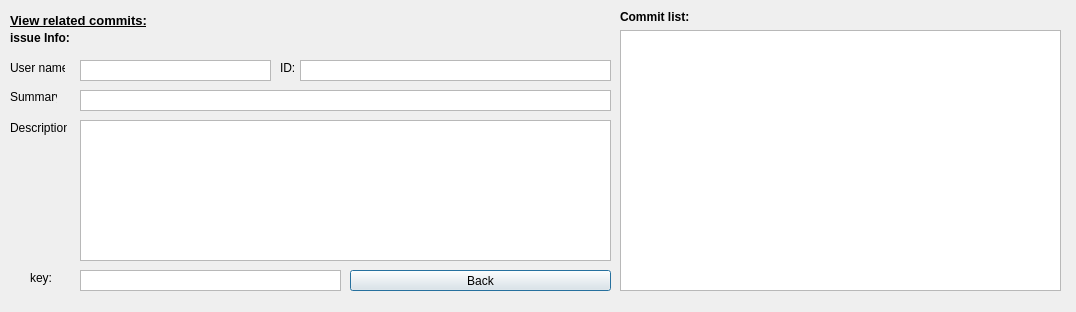
<?xml version="1.0" encoding="UTF-8"?>
<ui version="4.0">
 <class>ShowCommit</class>
 <widget class="QDialog" name="ShowCommit">
  <property name="geometry">
   <rect>
    <x>0</x>
    <y>0</y>
    <width>1076</width>
    <height>312</height>
   </rect>
  </property>
  <property name="windowTitle">
   <string>Dialog</string>
  </property>
  <widget class="QLabel" name="label">
   <property name="geometry">
    <rect>
     <x>10</x>
     <y>0</y>
     <width>161</width>
     <height>41</height>
    </rect>
   </property>
   <property name="font">
    <font>
     <pointsize>10</pointsize>
     <weight>75</weight>
     <bold>true</bold>
     <underline>true</underline>
    </font>
   </property>
   <property name="text">
    <string>View related commits:</string>
   </property>
  </widget>
  <widget class="QPushButton" name="Back">
   <property name="geometry">
    <rect>
     <x>350</x>
     <y>270</y>
     <width>261</width>
     <height>21</height>
    </rect>
   </property>
   <property name="text">
    <string>Back</string>
   </property>
  </widget>
  <widget class="QWidget" name="layoutWidget">
   <property name="geometry">
    <rect>
     <x>620</x>
     <y>10</y>
     <width>441</width>
     <height>281</height>
    </rect>
   </property>
   <layout class="QVBoxLayout" name="verticalLayout">
    <item>
     <widget class="QLabel" name="label_2">
      <property name="font">
       <font>
        <weight>75</weight>
        <bold>true</bold>
       </font>
      </property>
      <property name="text">
       <string>Commit list:</string>
      </property>
     </widget>
    </item>
    <item>
     <widget class="QListWidget" name="commitList"/>
    </item>
   </layout>
  </widget>
  <widget class="QListWidget" name="summary">
   <property name="geometry">
    <rect>
     <x>80</x>
     <y>90</y>
     <width>531</width>
     <height>21</height>
    </rect>
   </property>
  </widget>
  <widget class="QLabel" name="label_5">
   <property name="geometry">
    <rect>
     <x>280</x>
     <y>60</y>
     <width>16</width>
     <height>16</height>
    </rect>
   </property>
   <property name="text">
    <string>ID:</string>
   </property>
  </widget>
  <widget class="QLabel" name="label_3">
   <property name="geometry">
    <rect>
     <x>10</x>
     <y>60</y>
     <width>55</width>
     <height>16</height>
    </rect>
   </property>
   <property name="text">
    <string>User name:</string>
   </property>
  </widget>
  <widget class="QListWidget" name="description">
   <property name="geometry">
    <rect>
     <x>80</x>
     <y>120</y>
     <width>531</width>
     <height>141</height>
    </rect>
   </property>
   <property name="verticalScrollBarPolicy">
    <enum>Qt::ScrollBarAsNeeded</enum>
   </property>
   <property name="horizontalScrollBarPolicy">
    <enum>Qt::ScrollBarAlwaysOff</enum>
   </property>
   <property name="isWrapping" stdset="0">
    <bool>false</bool>
   </property>
   <property name="wordWrap">
    <bool>true</bool>
   </property>
  </widget>
  <widget class="QListWidget" name="key">
   <property name="geometry">
    <rect>
     <x>80</x>
     <y>270</y>
     <width>261</width>
     <height>21</height>
    </rect>
   </property>
  </widget>
  <widget class="QLabel" name="label_6">
   <property name="geometry">
    <rect>
     <x>30</x>
     <y>270</y>
     <width>21</width>
     <height>16</height>
    </rect>
   </property>
   <property name="text">
    <string>key:</string>
   </property>
  </widget>
  <widget class="QListWidget" name="id">
   <property name="geometry">
    <rect>
     <x>300</x>
     <y>60</y>
     <width>311</width>
     <height>21</height>
    </rect>
   </property>
  </widget>
  <widget class="QLabel" name="label_4">
   <property name="geometry">
    <rect>
     <x>10</x>
     <y>90</y>
     <width>47</width>
     <height>13</height>
    </rect>
   </property>
   <property name="text">
    <string>Summary:</string>
   </property>
  </widget>
  <widget class="QLabel" name="label_7">
   <property name="geometry">
    <rect>
     <x>10</x>
     <y>120</y>
     <width>57</width>
     <height>16</height>
    </rect>
   </property>
   <property name="text">
    <string>Description:</string>
   </property>
  </widget>
  <widget class="QListWidget" name="name">
   <property name="geometry">
    <rect>
     <x>80</x>
     <y>60</y>
     <width>191</width>
     <height>21</height>
    </rect>
   </property>
  </widget>
  <widget class="QLabel" name="label_8">
   <property name="geometry">
    <rect>
     <x>10</x>
     <y>30</y>
     <width>61</width>
     <height>16</height>
    </rect>
   </property>
   <property name="font">
    <font>
     <weight>75</weight>
     <bold>true</bold>
    </font>
   </property>
   <property name="text">
    <string>issue Info:</string>
   </property>
  </widget>
 </widget>
 <resources/>
 <connections/>
</ui>
